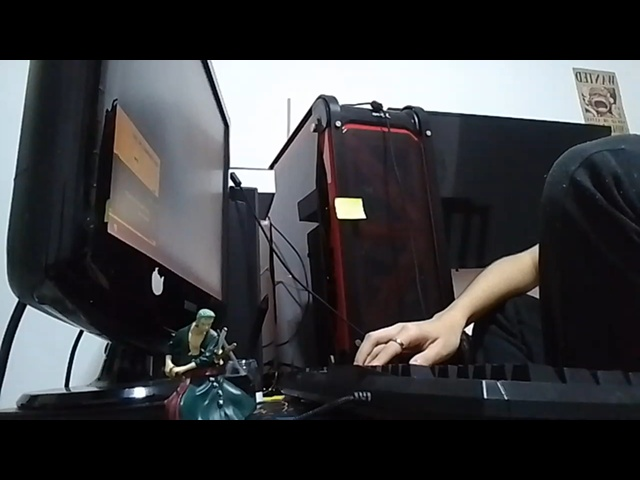
#> input picture Missão 2/Atividade 1/imagens/imagemSalva.jpg, 640 x 480 px
$ python Tarefa2.py
#> lines starting #> are read from the running program, lines starting #| are printed output that depends on the picture
import cv2
import os

#Função para mostrar as dimensões de uma imagem
def mostrarDimensoes(imagem):
    canais = ''

    # Obter as dimensões da imagem
    if len(imagem.shape) > 2:
        altura, largura, canais = imagem.shape
    #caso na imagem cinza
    else:
        altura, largura = imagem.shape

    # Exibir as dimensões
    print(f"Altura: {altura} pixels")
    print(f"Largura: {largura} pixels")
    print(f"Canais: {canais}")

#Função para converter a imagem para cinza
def converterGrayscale(imagem):
    return cv2.cvtColor(imagem, cv2.COLOR_BGR2GRAY)

#Função para converter a imagem para HSV
def converterHSV(imagem):
    return cv2.cvtColor(imagem, cv2.COLOR_BGR2HSV)


def main():
    #vai pro diretorio da imagem
    os.chdir(r"D:\download v2\ras capacitação\Capacitacao\Missão 2\Atividade 1\imagens")

    imagem = cv2.imread("imagemSalva.jpg")
#> imagem is the input picture: shape (480, 640, 3); mean B, G, R 61.6, 59.2, 58.9
    mostrarDimensoes(imagem)
#| Altura: 480 pixels
#| Largura: 640 pixels
#| Canais: 3

    imagem_cinza = converterGrayscale(imagem)
#> in converterGrayscale, `return cv2.cvtColor(imagem, cv2.COLOR_BGR2GRAY)`:
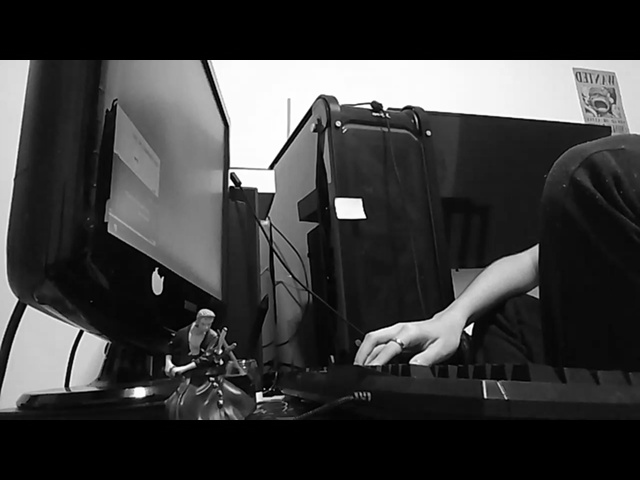
#> returned value: shape (480, 640); min 0, max 255, mean 59.4
    print("=" * 20)
    print("Dimensões em grayscale:")
    mostrarDimensoes(imagem_cinza)
#| Altura: 480 pixels
#| Largura: 640 pixels

    imagemHSV = converterHSV(imagem)
#> in converterHSV, `return cv2.cvtColor(imagem, cv2.COLOR_BGR2HSV)`: returned value: shape (480, 640, 3); mean H, S, V 81.1, 45.7, 64.5
    cv2.imshow("Imagem HSV", imagemHSV)
    cv2.waitKey(0)

main()
